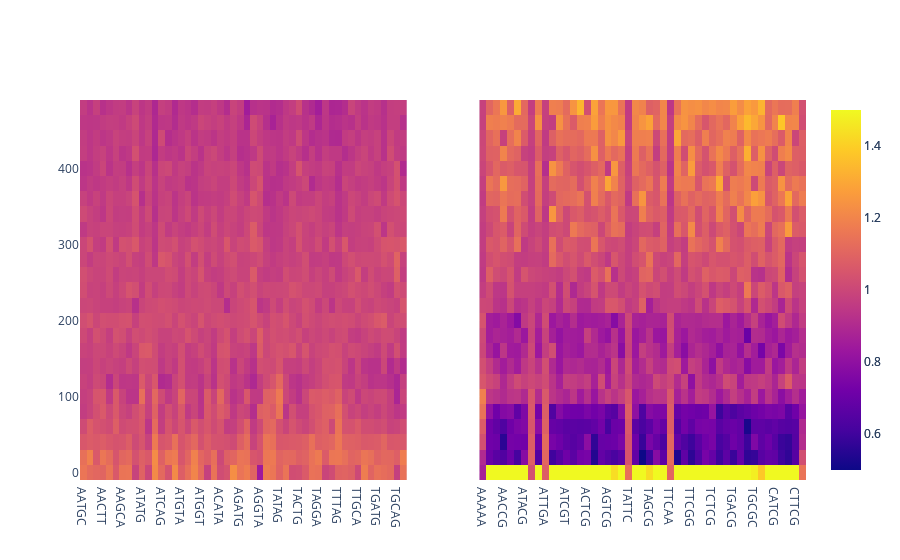

This figure's notebook cell:
### Code cell
fig = make_subplots(rows=1, cols=2, shared_yaxes=True)

pos_trace = go.Heatmap(z=df[positive] , x=df[positive].columns, y=df[positive].index*block_size)

neg_trace = go.Heatmap(z=df[negative] , x=df[negative].columns, y=df[negative].index*block_size)

fig.add_traces([pos_trace, neg_trace], rows=(1,1), cols=(1,2))
fig.update_traces( zmin=0.5, zmax=1.5)

### Figure 1 — Plotly figure (JSON) as saved in the notebook; plotly's stock layout.template omitted (floating-point values rounded to 4 significant figures; data arrays with more than 128 entries replaced by an {"elided": "..."} marker saying what was removed)
{"data": [{"type": "heatmap", "x": ["AATGC", "AATGG", "AACAT", "AACTT", "AACCA", "AAGTA", "AAGCA", "AAGCT", "AAGGT", "ATATG", "ATACC", "ATTAG", "ATCAG", "ATCTG", "ATCCA", "ATGTA", "ATGCT", "ATGGA", "ATGGT", "ACAAA", "ACAAG", "ACATA", "ACCTA", "AGAAC", "AGATG", "AGCTA", "AGCTG", "AGGTA", "TAAAG", "TAATG", "TATAG", "TATGG", "TACAG", "TACTG", "TACCA", "TAGCA", "TAGGA", "TTACA", "TTAGG", "TTTAG", "TTTGG", "TTCTG", "TTGCA", "TCTTG", "TGAAG", "TGATG", "TGTAG", "TGTTG", "TGCAG", "TGGAG"], "xaxis": "x", "y": [0, 20, 40, 60, 80, 100, 120, 140, 160, 180, 200, 220, 240, 260, 280, 300, 320, 340, 360, 380, 400, 420, 440, 460, 480], "yaxis": "y", "z": {"elided": "25x50 float values"}, "zmax": 1.5, "zmin": 0.5}, {"type": "heatmap", "x": ["AAAAA", "AAACG", "AATCG", "AACCG", "AACGA", "AAGCG", "ATACG", "ATTTC", "ATTCG", "ATTGA", "ATCCG", "ATCGA", "ATCGT", "ATGCG", "ACACG", "ACTCG", "ACCGA", "ACGAA", "AGTCG", "AGGCG", "TAACG", "TATTC", "TATCG", "TACCG", "TAGCG", "TTACG", "TTTCG", "TTCAA", "TTCCG", "TTCGA", "TTCGG", "TTGCG", "TCACG", "TCTCG", "TCCGG", "TCGCA", "TGACG", "TGTCG", "TGCCG", "TGCGC", "TGGCG", "CAACG", "CATCG", "CACCG", "CAGCG", "CTTCG", "GTCAC"], "xaxis": "x2", "y": [0, 20, 40, 60, 80, 100, 120, 140, 160, 180, 200, 220, 240, 260, 280, 300, 320, 340, 360, 380, 400, 420, 440, 460, 480], "yaxis": "y2", "z": {"elided": "25x47 float values"}, "zmax": 1.5, "zmin": 0.5}], "layout": {"xaxis": {"anchor": "y", "domain": [0, 0.45]}, "xaxis2": {"anchor": "y2", "domain": [0.55, 1]}, "yaxis": {"anchor": "x", "domain": [0, 1]}, "yaxis2": {"anchor": "x2", "domain": [0, 1], "matches": "y", "showticklabels": false}}}
